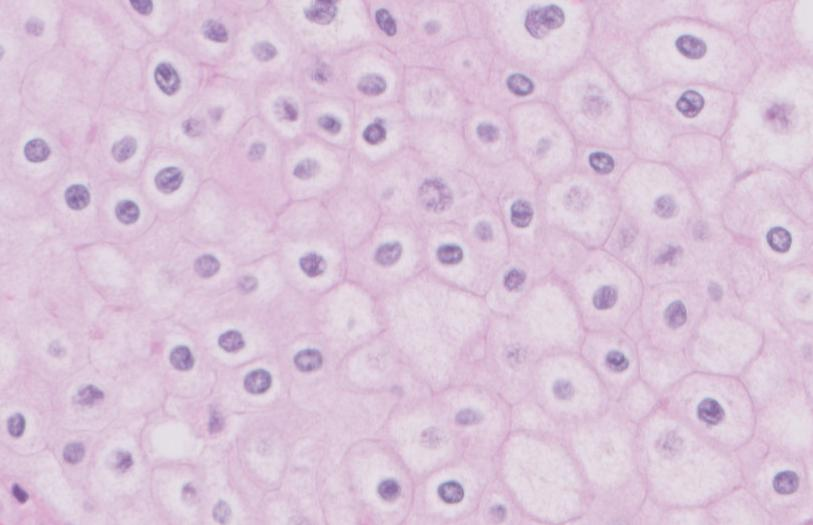
#> input picture Chromophobe_dataset1/1.jpg, 813 x 525 px, found by its file name
$ python feature_1.py
#> lines starting #> are read from the running program, lines starting #| are printed output that depends on the picture; after the words box and inside, x2 and y2 are one past the last pixel; in counts of white or black regions, pixels touching at a corner belong together
### pixelbetweenpoints.py


def pixel_between_two_points(x1, x2, y1, y2):
#> called with x1 = 168, x2 = 132, y1 = 179, y2 = 150
    two_points_list=[]
    x_distance = (x2 - x1)
    y_distance = (y2 - y1)
    a=0
    b=0
    if x_distance>0:
        a=1
    else:
        a=-1
    if y_distance>0:
        b=1
    else:
        b=-1

    if abs(y_distance) < abs(x_distance):

        div_1 = y_distance / x_distance

        for i in range(0, x_distance,a):
            pixel = [x1 + i, y1 + round(i * div_1)]
            #print(pixel)
            two_points_list.append(pixel)
            lenth_of_list = len(two_points_list)

    else:
        div_1 = x_distance / y_distance

        for i in range(0, y_distance,b):
            pixel = [x1 + round(i * div_1), y1 + i]
            #print(pixel)
            two_points_list.append(pixel)
            lenth_of_list=len(two_points_list)

    return two_points_list

test=pixel_between_two_points(168, 132,
                         179, 150)
print(test)
print(test[2])

### feature_1.py
#xu_yang 2020/5/25 cell_detection_1.0.0
#get masked cells image
import cv2 as cv
import matplotlib.pyplot as plt

from pylab import *
from pixelbetweenpoints import pixel_between_two_points
#-----read-----
img=cv.imread("G:\\2020summer\\Project\\Chromophobe_dataset1\\1.jpg")
#> img is the input picture: shape (525, 813, 3); mean B, G, R 216.6, 196, 217.7
#img=cv.cvtColor(img,cv.COLOR_BGR2BGRA)

img_masked=img.copy()
cv.imshow("img", img)
#-----preprocess-----
gray = cv.cvtColor(img, cv.COLOR_BGR2GRAY)
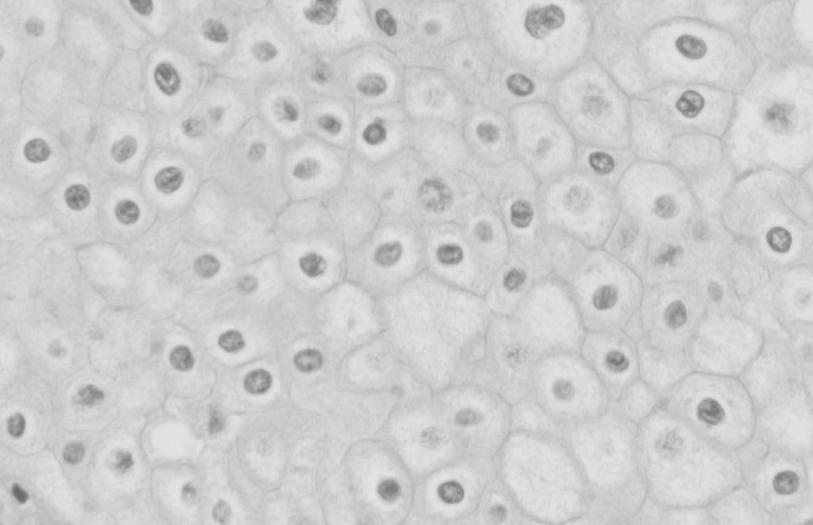
#> gray: shape (525, 813); min 103, max 229, mean 204.9
cv.imshow("gray", gray)

gauss = cv.GaussianBlur(gray, (5, 5), 5)
cv.imshow("gauss1",gauss)

ret, thresh = cv.threshold(gauss, 180, 255, 0)
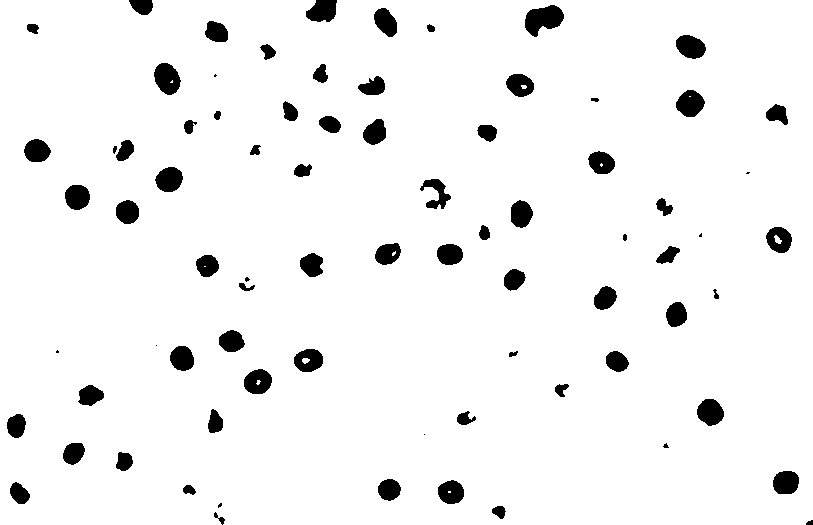
#> thresh: shape (525, 813); 94.9% white; 78 black regions (9 under 20 px), largest, box (x1, y1, x2, y2) and area: (525, 5, 564, 37) 801, (154, 63, 181, 95) 619, (676, 90, 705, 117) 564
cv.imshow("thresh",thresh)

erode = cv.erode(thresh, None, iterations=2)
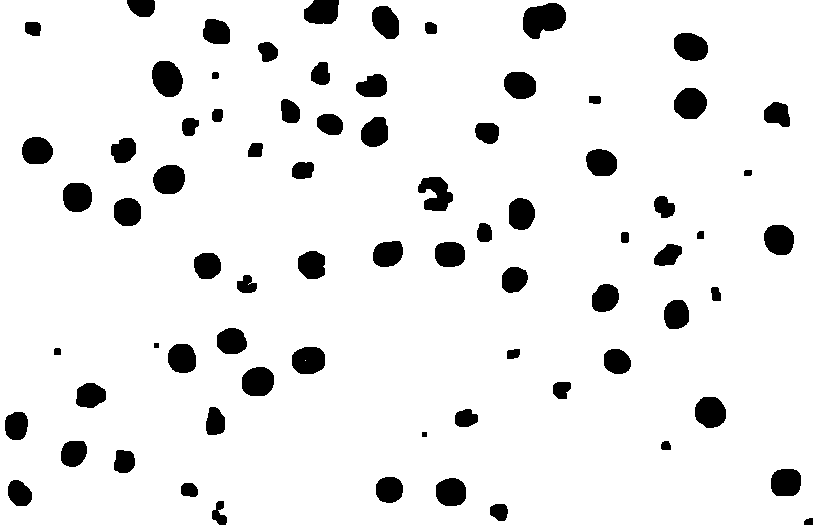
#> erode: shape (525, 813); 92% white; 75 black regions, largest, box (x1, y1, x2, y2) and area: (523, 3, 566, 39) 1111, (152, 61, 183, 97) 877, (674, 88, 707, 119) 806
cv.imshow("erode",erode)
#-----remove outlines-----
print(erode[0][0])
#| 255
cv.imshow("erode",erode)
for i in range(0,img.shape[0]):
    for j in range(0,img.shape[1]):
        erode[0][j]=255
#> erode: shape (525, 813); 92% white; 75 black regions
#-----find contours-----
cnts, hierarchy = cv.findContours(erode.copy(), cv.RETR_LIST, cv.CHAIN_APPROX_NONE)
#> cnts = 75 contours, 1 with area under 20; largest, box (x1, y1, x2, y2) and area: (0, 0, 813, 525) 425190, (522, 2, 567, 40) 1172, (151, 60, 184, 98) 926, (673, 87, 708, 120) 850, (417, 176, 454, 212) 846


def cnt_area(cnt):
  area = cv.contourArea(cnt)
  return area
counter_number=0
for i in range(0, len(cnts)):
    if 200 <= cnt_area(cnts[i]) <= 0.8*(img.shape[0]*img.shape[1]):
        counter_number+=1
        #print(cnts[i])
        #print("======")
        cv.drawContours(img_masked, cnts[i], -1, (0, 0, 255), 2) #draw contours
        M = cv.moments(cnts[i])
        try:
            cX = int(M["m10"] / M["m00"])
            cY = int(M["m01"] / M["m00"])
            cv.circle(img_masked, (cX, cY), 3, (255, 255, 255), -1)
            cv.putText(img_masked, str(counter_number), (cX - 20, cY - 20),
            cv.FONT_HERSHEY_SIMPLEX, 0.5, (255, 255, 255), 2)
        except:
            pass
        if counter_number==40:
            x1=cX
            y1=cY
        if counter_number==36:
            x2=cX
            y2=cY
#> this loop made 75 passes
#> (area in cnt_area, cX, cY, x2, y2) on pass 46: (803, 168, 179, 168, 179)
#> (area in cnt_area, cX, cY, x1, y1) on pass 50: (526, 123, 150, 123, 150)
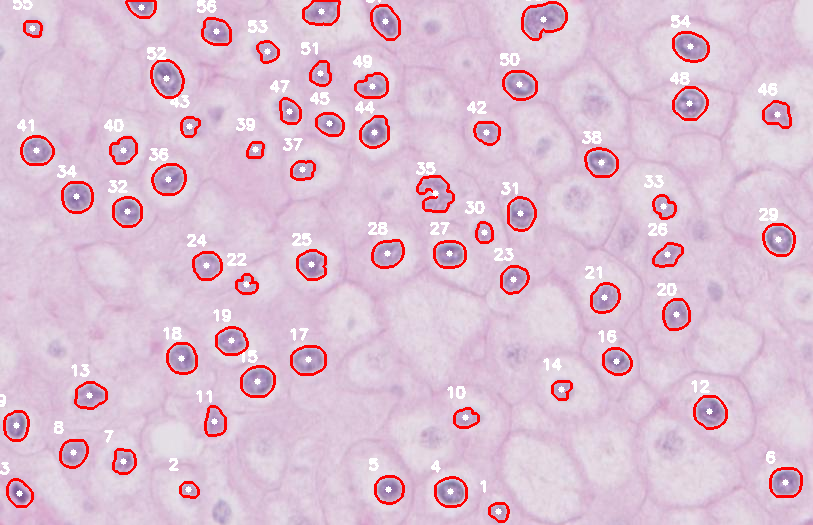
#> img_masked: shape (525, 813, 3); 5.56% of pixels changed, all inside (x1, y1, x2, y2) = (0, 0, 803, 523)
#> after the loop, counter_number = 60
        #cv.drawContours(img_masked, [cnts[i]], -1, (255, 255, 255), -1)#mask contours
#-----put Text-----
print("total cells number : ", counter_number)
#| total cells number :  60

cv.line(img_masked, (x1,y1), (x2,y2), (0,0,255), 2)
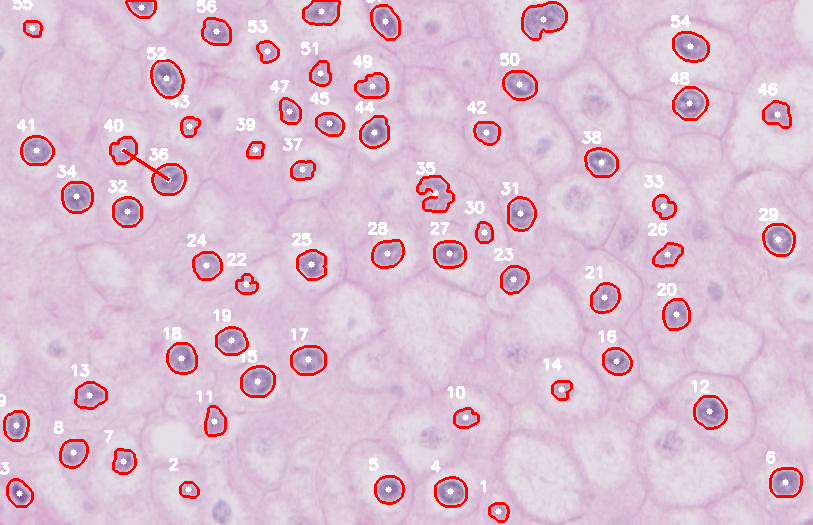
#> img_masked: shape (525, 813, 3); 0.04% of pixels changed, all inside (x1, y1, x2, y2) = (122, 149, 170, 181)

list_of_two_points=pixel_between_two_points(x1,x2,y1,y2)
#> the loop in pixel_between_two_points (call 2), `for i in range(0, x_distance,a):` made 45 passes
#> pixel on passes 1 to 12: [123, 150], [124, 151], [125, 151], [126, 152], [127, 153], [128, 153], [129, 154], [130, 155], [131, 155], [132, 156], [133, 156], [134, 157]
#> list_of_two_points = 45 pairs, first value 123 to 167, second value 150 to 178
print(list_of_two_points)
#> (printed output is left out)

#-----output information on the line
height_of_two_points=[]
height_of_two_points_B=[]
height_of_two_points_G=[]
height_of_two_points_R=[]

for m in range(0,len(list_of_two_points)):
    height = img[list_of_two_points[m][1], list_of_two_points[m][0]]
    try:
        height_B=img[list_of_two_points[m][1],list_of_two_points[m][0]][0]
        height_G = img[list_of_two_points[m][1], list_of_two_points[m][0]][1]
        height_R = img[list_of_two_points[m][1], list_of_two_points[m][0]][2]
        height_of_two_points_B.append(height_B)
        height_of_two_points_G.append(height_G)
        height_of_two_points_R.append(height_R)
    except:
        pass
    print(height)
    height_of_two_points.append(height)
#> this loop made 45 passes
#> (height_B, height_G, height_R) on passes 1 to 12: (185, 143, 168), (193, 148, 174), (195, 150, 176), (193, 148, 174), (197, 155, 180), (196, 156, 181), (202, 166, 190), (198, 170, 190), (202, 176, 194), (214, 195, 212), (221, 204, 217), (227, 213, 225)
#| [185 143 168]
#| [193 148 174]
#| [195 150 176]
#| [193 148 174]
#| [197 155 180]
#| [196 156 181]
#| [202 166 190]
#| [198 170 190]
#> (further printed lines are left out)
#> after the loop, height_of_two_points = 45 items, first 6: [185, 143, 168], [193, 148, 174], [195, 150, 176], [193, 148, 174], [197, 155, 180], [196, 156, 181]; height_of_two_points_B = 45 values, max 235 at index 33, min 182 at index 37, mean 209.4; height_of_two_points_G = 45 values, max 217 at index 12, min 141 at index 44, mean 184.1; height_of_two_points_R = 45 values, max 228 at index 26, min 159 at index 44, mean 201.2
plt.plot(height_of_two_points,color="black")
plt.show()
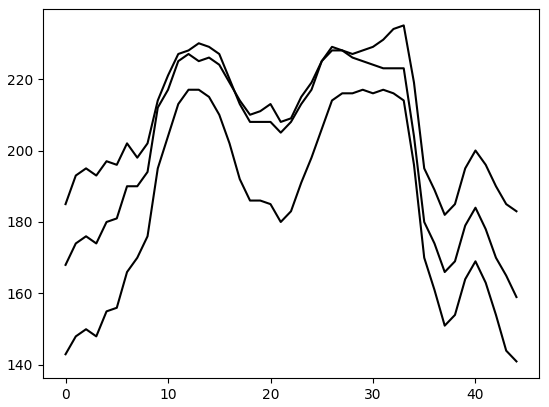
#> figure drawn by matplotlib, 1 panel; curve peaks at x = 33, y = 235; curve peaks at x = 12, y = 217; curve peaks at x = 26, y = 228
try:
    plt.plot(height_of_two_points_B, color="blue")
    plt.plot(height_of_two_points_G, color="green")
    plt.plot(height_of_two_points_R, color="red")

    plt.show()
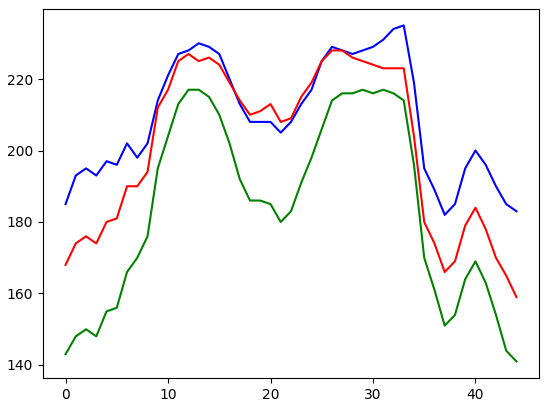
#> figure drawn by matplotlib, 1 panel; curve peaks at x = 33, y = 235; curve peaks at x = 12, y = 217; curve peaks at x = 26, y = 228
except:
    pass

cv.circle(img, (x2, y2), 3, (0, 0, 0), -1)
#> img: shape (525, 813, 3); 0.01% of pixels changed, all inside (x1, y1, x2, y2) = (165, 176, 172, 183)

cv.imshow("img_test", img)
print("x1:",x1," y1",y1)
#| x1: 123  y1 150
print("x2:",x2," y2",y2)
#| x2: 168  y2 179
print("x1 y1  color: ",img[y1][x1])
#| x1 y1  color:  [185 143 168]
print("x1 y1  color B: ",img[y1][x1][0])
#| x1 y1  color B:  185
print("x1 y1  color G: ",img[y1][x1][1])
#| x1 y1  color G:  143
print("x1 y1  color R: ",img[y1][x1][2])
#| x1 y1  color R:  168
print("x2 y2  color: ",img[y2][x2])
#| x2 y2  color:  [0 0 0]


#-----
cv.imshow('img_copy', img_masked)
cv.imwrite("G:\\2020summer\\Project\\Cell_classfication_1.0.0\\temp.jpg",img_masked)
#==================================


cv.waitKey()

$ run again, with Chromophobe_dataset1/2.jpg copied over Chromophobe_dataset1/1.jpg
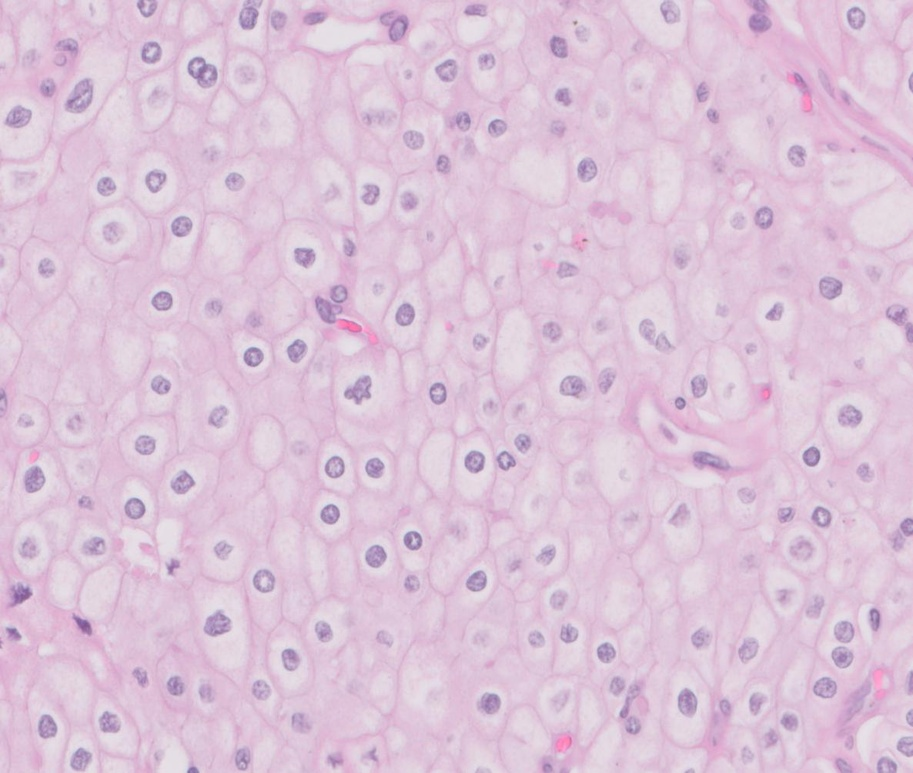
#> input picture Chromophobe_dataset1/2.jpg, 913 x 773 px, shrunk from 1186 x 1005 before the run, found by its file name
#> img is the input picture: shape (773, 913, 3); mean B, G, R 216.7, 195.8, 220.5
#> thresh: shape (773, 913); 95.4% white; 189 black regions (28 under 20 px), largest, box (x1, y1, x2, y2) and area: (314, 285, 362, 334) 1038, (379, 10, 410, 43) 658, (748, 0, 771, 34) 601
#| 255
#> cnts = 175 contours, 13 with area under 20; largest, box (x1, y1, x2, y2) and area: (0, 0, 913, 773) 700603, (311, 282, 365, 337) 1636, (836, 681, 872, 750) 1011, (376, 7, 413, 46) 982, (617, 681, 644, 738) 950
#> the loop `for i in range(0, len(cnts)):` made 175 passes
#> (area in cnt_area, cX, cY, x2, y2) on pass 45: (272, 409, 583, 409, 583)
#> after the loop `for i in range(0, len(cnts)):`:
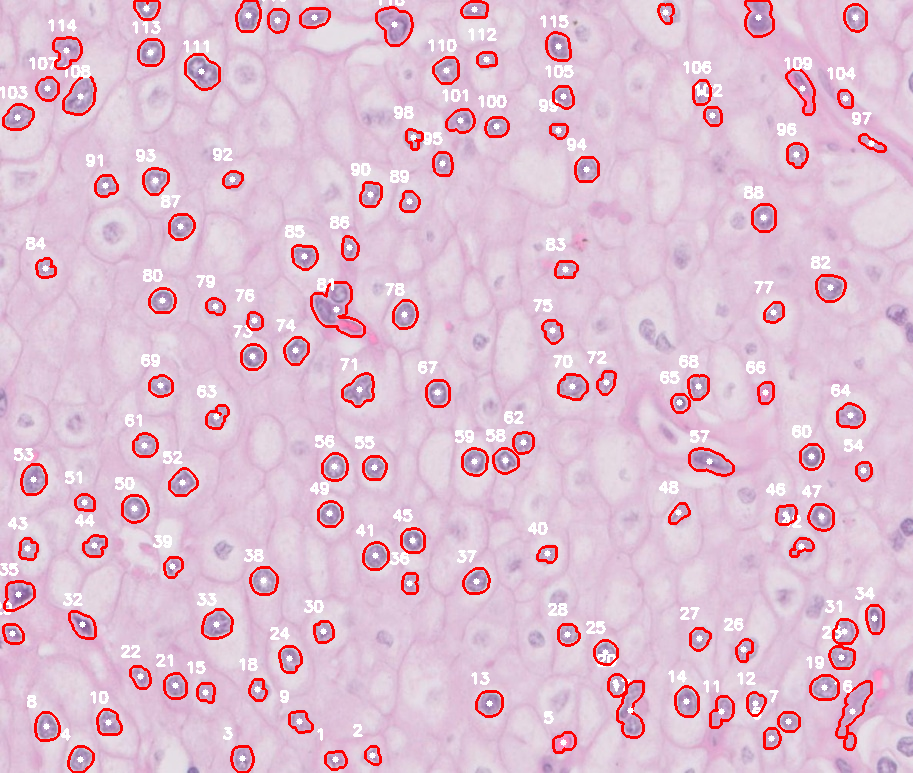
#> img_masked: shape (773, 913, 3); 6.75% of pixels changed, all inside (x1, y1, x2, y2) = (0, 0, 887, 773)
#> after the loop `for i in range(0, len(cnts)):`: counter_number = 124
#| total cells number :  124
#> the loop in pixel_between_two_points (call 2), `for i in range(0, x_distance,a):` made 138 passes
#> pixel on passes 1 to 8: [547, 553], [546, 553], [545, 553], [544, 554], [543, 554], [542, 554], [541, 554], [540, 555]
#> list_of_two_points = 138 pairs, first value 410 to 547, second value 553 to 583
#> (printed output is left out)
#> the loop `for m in range(0,len(list_of_two_points)):` made 138 passes
#> (height_B, height_G, height_R) on passes 1 to 8: (186, 147, 169), (183, 145, 167), (181, 145, 167), (193, 159, 183), (188, 155, 176), (187, 156, 177), (193, 165, 184), (196, 168, 187)
#> (printed output is left out)
#> after the loop `for m in range(0,len(list_of_two_points)):`: height_of_two_points = 138 items, first 6: [186, 147, 169], [183, 145, 167], [181, 145, 167], [193, 159, 183], [188, 155, 176], [187, 156, 177]; height_of_two_points_B = 138 values, max 236 at index 69, min 181 at index 2, mean 215.7; height_of_two_points_G = 138 values, max 219 at index 63, min 145 at index 1, mean 194.2; height_of_two_points_R = 138 values, max 230 at index 62, min 167 at index 1, mean 215.9
#> `plt.show()`:
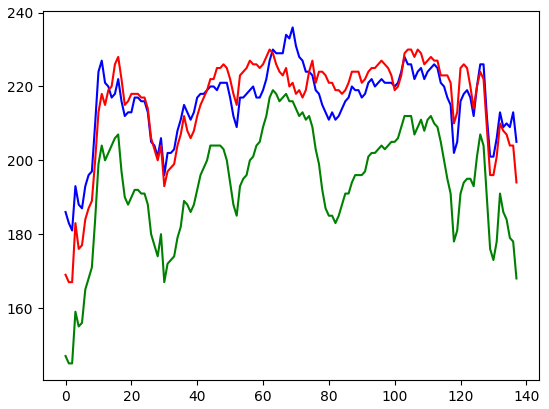
#> figure drawn by matplotlib, 1 panel; curve peaks at x = 69, y = 236; curve peaks at x = 63, y = 219; curve peaks at x = 62, y = 230
#> img: shape (773, 913, 3); under 0.01% of pixels changed, all inside (x1, y1, x2, y2) = (406, 580, 413, 587)
#| x1: 547  y1 553
#| x2: 409  y2 583
#| x1 y1  color:  [186 147 169]
#| x1 y1  color B:  186
#| x1 y1  color G:  147
#| x1 y1  color R:  169
#| x2 y2  color:  [0 0 0]
